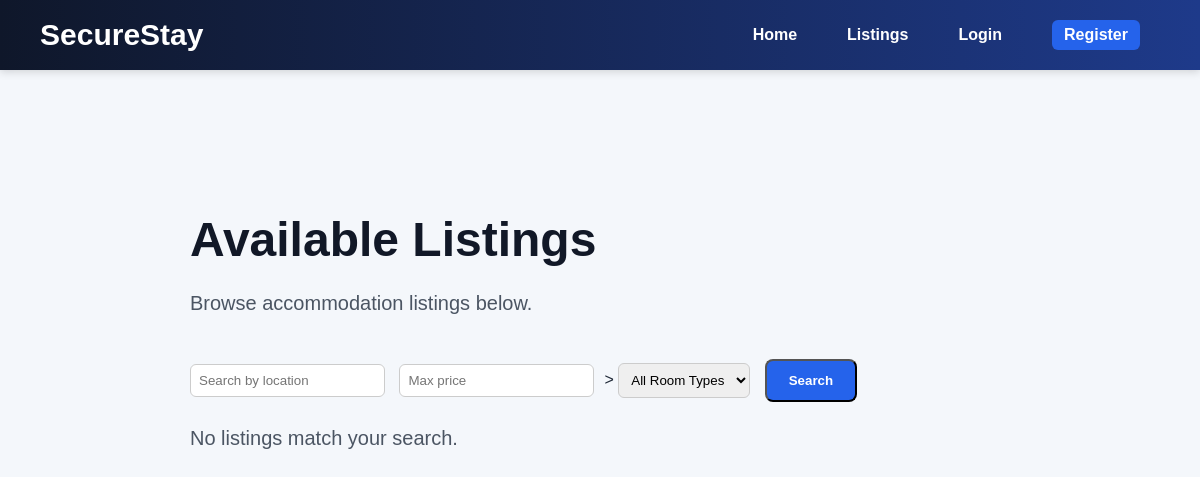
Page /listings on the earlier database version.
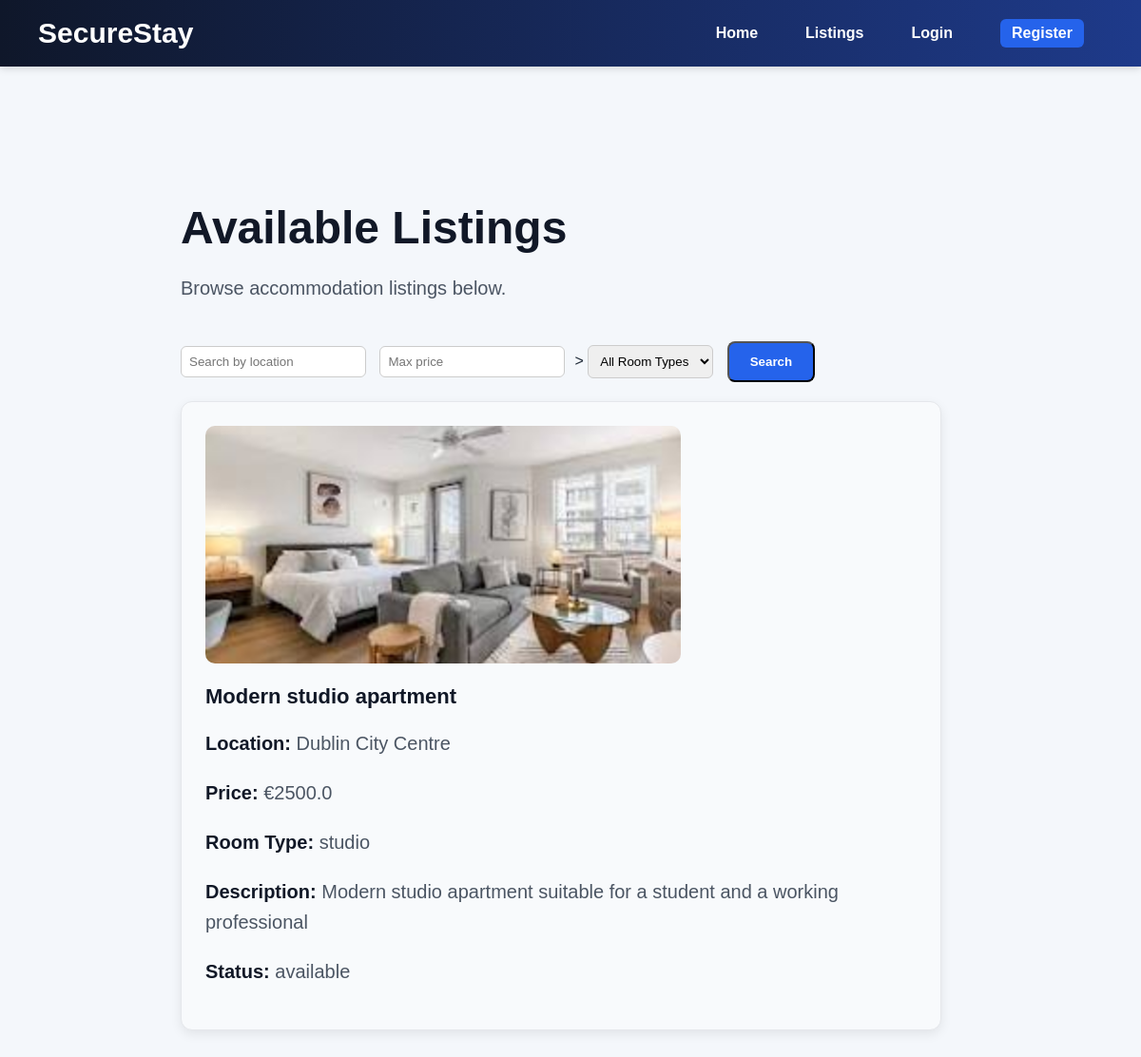
Same page on the later database version.
### models.py (models this page shows)
class Listing(db.Model):
    __tablename__ = "listings"
    id = db.Column(db.Integer, primary_key=True)
    title = db.Column(db.String(150), nullable=False)
    description = db.Column(db.Text, nullable=False)
    location = db.Column(db.String(150), nullable=False)
    price = db.Column(db.Float, nullable=False)
    room_type = db.Column(db.String(50), nullable=False)
    image_filename = db.Column(db.String(255), nullable=True)
    availability_status = db.Column(db.String(20), default="available", nullable=False)
    created_at = db.Column(db.DateTime, default=datetime.utcnow)
    landlord_id = db.Column(db.Integer, db.ForeignKey("users.id"), nullable=False)
    booking_requests = db.relationship("BookingRequest", backref="listing", lazy=True)

### app.py (the view)
@app.route('/listings')
def listings():
    query = Listing.query
    location = request.args.get('location')
    max_price = request.args.get('max_price')
    room_type = request.args.get('room_type')
    if location:
        query = query.filter(Listing.location.ilike(f"%{location}%"))
    if max_price:
        query = query.filter(Listing.price <= float(max_price))
    if room_type:
        query = query.filter(Listing.room_type == room_type)
    listings = query.all()
    return render_template('listings.html', listings=listings)

### templates/listings.html (shortened to what this page needs)
{% extends "base.html" %}
{% block content %}
<div class="hero">
    <h1>Available Listings</h1>
    <p>Browse accommodation listings below.</p>
    <form method="GET" class="search-form">
        <input type="text" name="location" placeholder="Search by location" value="{{ request.args.get('location', '') }}">
        <input type="number" name="max_price" placeholder="Max price" value="{{ request.args.get('max_price', '') }}">>
        <select name="room_type">
            <option value="">All Room Types</option>
        </select>
        <button type="submit" class="btn">Search</button>
    </form>
    {% if listings %}
        {% for listing in listings %}
            <div class="listing-card">
                {% if listing.image_filename %}
                <img src="{{ url_for('static', filename='uploads/' + listing.image_filename) }}" alt="Listing Image" class="listing-image">
                {% endif %}
                <h3>{{ listing.title }}</h3>
                <p><strong>Location:</strong> {{ listing.location }}</p>
                <p><strong>Price:</strong> €{{ listing.price }}</p>
                <p><strong>Room Type:</strong> {{ listing.room_type }}</p>
                <p><strong>Description:</strong> {{ listing.description }}</p>
                <p><strong>Status:</strong> {{ listing.availability_status }}</p>
            </div>
        {% endfor %}
    {% else %}
        <p>No listings match your search.</p>
    {% endif %}
</div>
{% endblock %}

### templates/base.html (shortened to what this page needs)
<!DOCTYPE html>
<html lang="en">
<head>
    <link rel="stylesheet" href="{{ url_for('static', filename='css/style.css') }}">
</head>
<body>
    <nav>
        <h2>SecureStay</h2>
        <div class="nav-links">
            <a href="/">Home</a>
            <a href="/listings">Listings</a>
            {% if current_user.is_authenticated %}
                <span class="welcome-text">Welcome, {{ current_user.full_name }}</span>
                <a href="{{ url_for('add_listing') }}">Add Listing</a>
                <a href="{{ url_for('logout') }}">Logout</a>
            {% else %}
                <a href="{{ url_for('login') }}">Login</a>
                <a href="{{ url_for('register') }}">Register</a>
            {% endif %}
        </div>
    </nav>
    <main>
        {% block content %}{% endblock %}
    </main>
</body>
</html>

### static/css/style.css (style rules this page uses)
body { font-family: Arial, sans-serif; margin: 0; background-color: #f4f7fb; color: #1f2937; }
nav { background: linear-gradient(90deg, #0f172a, #1e3a8a); padding: 18px 40px; box-shadow: 0 2px 8px rgba(0, 0, 0, 0.15); display: flex; justify-content: space-between; align-items: center; }
nav h2 { color: white; margin: 0; font-size: 30px; }
nav a { color: white; text-decoration: none; margin-right: 20px; font-weight: bold; font-size: 16px; }
main { padding: 50px 60px; max-width: 900px; margin: 0 auto; }
.hero { background-color: transparent; padding: 40px; border-radius: 14px; max-width: 800px; margin-top: 20px; }
.hero h1 { font-size: 48px; margin-bottom: 15px; color: #111827; }
.hero p { font-size: 20px; color: #4b5563; line-height: 1.6; }
.hero .btn { display: inline-block; margin-top: 20px; padding: 12px 22px; background-color: #2563eb; color: white; text-decoration: none; border-radius: 8px; font-weight: bold; }
nav .nav-links { display: flex; align-items: center; gap: 20px; }
.nav-links a { margin-left: 10px; }
.nav-links { display: flex; align-items: center; gap: 15px; }
.nav-links a:last-child { background-color: #2563eb; padding: 6px 12px; border-radius: 6px; }
.listing-card { background: #f8fafc; padding: 25px; border-radius: 12px; margin-top: 20px; margin-bottom: 20px; box-shadow: 0 4px 12px rgba(0,0,0,0.08); border: 1px solid #e5e7eb; }
.listing-card h3 { margin-bottom: 12px; color: #111827; font-size: 22px; }
.listing-card p strong { margin: 5px 0; color: #111827; line-height: 1.6; }
.search-form { margin-bottom: 20px; }
.search-form input, .search-form select { padding: 8px; margin-right: 10px; border-radius: 6px; border: 1px solid #ccc; }
.listing-image { width: 100%; max-width: 500px; height: 250px; object-fit: cover; border-radius: 10px; margin-bottom: 15px; display: block; }

Differences in the rows shown:
added Listing: image_filename (picture), title "Modern studio apartment", location "Dublin City Centre", price "2500.0", room_type "studio", description "Modern studio apartment suitable for a student and a working professional", availability_status "available"
Other differences:
text no longer shown: "No listings match your search."
